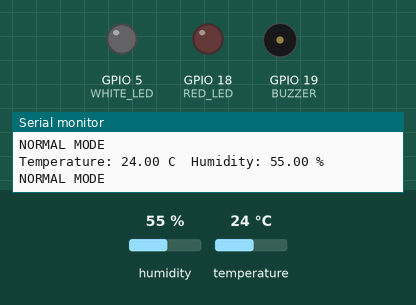
Simulated run of this sketch. Board: ESP32. Parts: output pins drawn as LEDs (lit = HIGH), buzzer (waves = sounding), the last lines printed to the serial monitor. Dashed ring = blinking. The test bench sets the inputs (shaded band); at power-on: temperature 24 °C, humidity 55 %.

Above: at 2.8 s.
2.9 s: temperature set to 21 °C
5.6 s: temperature set to 18 °C
At 6.9 s:
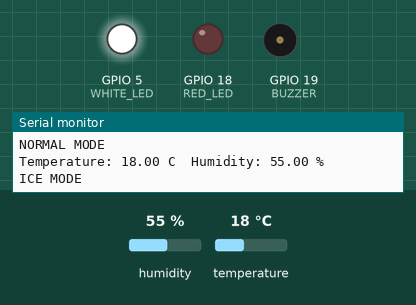
9.1 s: temperature set to 41 °C
At 10.5 s:
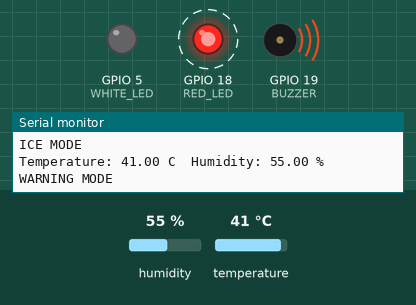
14.6 s: temperature set to 36 °C
18.1 s: temperature set to 33 °C
At 19.1 s:
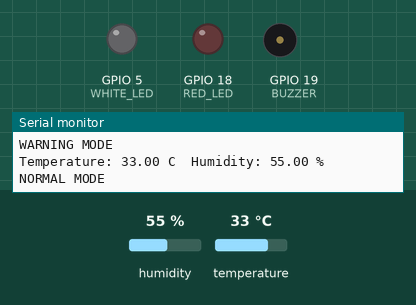
20.8 s: temperature set to 12 °C
At 22.38 s:
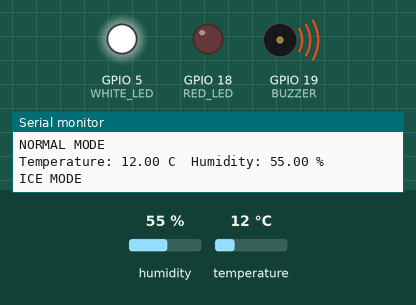
Timing chart, 0 to 27.0 s (numbered marks = the images above; inputs shaded):
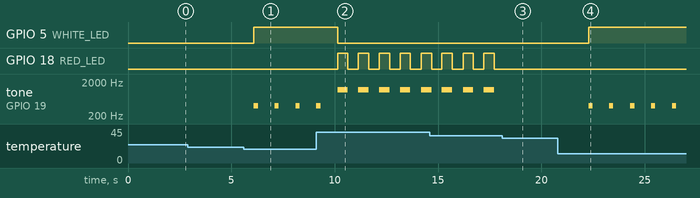

The sketch:

Temperature_Sensing.ino
```cpp
#include <DHT.h>

#define DHTPIN 4
#define DHTTYPE DHT11

#define RED_LED 18
#define WHITE_LED 5
#define BUZZER 19

#define BUZZER_CHANNEL 0
#define BUZZER_FREQ 2000
#define BUZZER_RESOLUTION 8

DHT dht(DHTPIN, DHTTYPE);

void setup() {

  Serial.begin(115200);

  pinMode(RED_LED, OUTPUT);
  pinMode(WHITE_LED, OUTPUT);
  // pinMode(BUZZER, OUTPUT);

  dht.begin();

  ledcSetup(BUZZER_CHANNEL, BUZZER_FREQ, BUZZER_RESOLUTION);
  ledcAttachPin(BUZZER, BUZZER_CHANNEL);


  Serial.println("Temperature Alert System Started");
}

void loop() {

  float temperature = dht.readTemperature();
  float humidity = dht.readHumidity();

  if (isnan(temperature) || isnan(humidity)) {
    Serial.println("Sensor Error");
    return;
  }

  Serial.print("Temperature: ");
  Serial.print(temperature);
  Serial.print(" C  ");

  Serial.print("Humidity: ");
  Serial.print(humidity);
  Serial.println(" %");

  // ===== VERY COLD MODE =====
  if (temperature < 20) {

    Serial.println("ICE MODE");

    // White LED ON
    digitalWrite(WHITE_LED, HIGH);
    digitalWrite(RED_LED, LOW);

    // Soft cold beep
    ledcWriteTone(BUZZER_CHANNEL, 400);

    delay(200);

    ledcWriteTone(BUZZER_CHANNEL, 0);

    delay(800);
  }

  // ===== NORMAL MODE =====
  else if (temperature >= 20 && temperature < 35) {

    Serial.println("NORMAL MODE");

    digitalWrite(RED_LED, LOW);
    digitalWrite(WHITE_LED, LOW);

    ledcWriteTone(BUZZER_CHANNEL, 0);

    delay(1000);
  }

  // ===== WARNING MODE =====
  else if (temperature >= 35 && temperature < 50) {

    Serial.println("WARNING MODE");

    digitalWrite(RED_LED, HIGH);
    digitalWrite(WHITE_LED, LOW);

    ledcWriteTone(BUZZER_CHANNEL, 1200);

    delay(500);

    digitalWrite(RED_LED, LOW);

    ledcWriteTone(BUZZER_CHANNEL, 0);

    delay(500);
  }

  // ===== FIRE ALARM MODE =====
  else {

    Serial.println("FIRE ALARM MODE");

    // RED
    digitalWrite(RED_LED, HIGH);
    digitalWrite(WHITE_LED, LOW);

    ledcWriteTone(BUZZER_CHANNEL, 2000);

    delay(300);

    // WHITE
    digitalWrite(RED_LED, LOW);
    digitalWrite(WHITE_LED, HIGH);

    ledcWriteTone(BUZZER_CHANNEL, 1000);

    delay(300);
  }
}
```

Measured:
- the behaviour switches between 20 and 19 °C on temperature (found by bisection; images 0 and 1)
- the behaviour switches between 35 and 34 °C on temperature (found by bisection; images 2 and 3)
- after the input at 5.6 s, GPIO 5 (WHITE_LED): LOW → HIGH after 0.50 s; tone on GPIO 19 (BUZZER): alternates 400 Hz for 0.20 s and silent for 0.81 s, starting after 0.50 s
- after the input at 9.1 s, GPIO 5 (WHITE_LED): HIGH → LOW after 1.0 s; GPIO 18 (RED_LED): alternates HIGH for 0.50 s and LOW for 0.51 s, starting after 1.0 s
- after the input at 18.1 s, GPIO 18 (RED_LED): stops changing and stays LOW; tone on GPIO 19 (BUZZER): stops changing and stays silent
- after the input at 20.8 s, GPIO 5 (WHITE_LED): LOW → HIGH after 1.5 s; tone on GPIO 19 (BUZZER): alternates 400 Hz for 0.20 s and silent for 0.81 s, starting after 1.5 s
